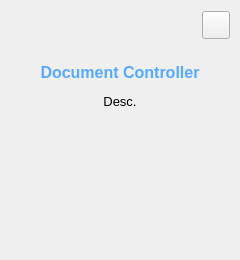
        <widget class="QFrame" name="extraLeftBox">
         <property name="minimumSize">
          <size>
           <width>0</width>
           <height>0</height>
          </size>
         </property>
         <property name="maximumSize">
          <size>
           <width>0</width>
           <height>16777215</height>
          </size>
         </property>
         <property name="frameShape">
          <enum>QFrame::Shape::NoFrame</enum>
         </property>
         <property name="frameShadow">
          <enum>QFrame::Shadow::Raised</enum>
         </property>
         <layout class="QVBoxLayout" name="extraColumLayout">
          <property name="spacing">
           <number>0</number>
          </property>
          <property name="leftMargin">
           <number>0</number>
          </property>
          <property name="topMargin">
           <number>0</number>
          </property>
          <property name="rightMargin">
           <number>0</number>
          </property>
          <property name="bottomMargin">
           <number>0</number>
          </property>
          <item>
           <widget class="QFrame" name="extraTopBg">
            <property name="minimumSize">
             <size>
              <width>0</width>
              <height>50</height>
             </size>
            </property>
            <property name="maximumSize">
             <size>
              <width>16777215</width>
              <height>50</height>
             </size>
            </property>
            <property name="frameShape">
             <enum>QFrame::Shape::NoFrame</enum>
            </property>
            <property name="frameShadow">
             <enum>QFrame::Shadow::Raised</enum>
            </property>
            <layout class="QVBoxLayout" name="verticalLayout_5">
             <property name="spacing">
              <number>0</number>
             </property>
             <property name="leftMargin">
              <number>0</number>
             </property>
             <property name="topMargin">
              <number>0</number>
             </property>
             <property name="rightMargin">
              <number>0</number>
             </property>
             <property name="bottomMargin">
              <number>0</number>
             </property>
             <item>
              <layout class="QGridLayout" name="extraTopLayout">
               <property name="leftMargin">
                <number>10</number>
               </property>
               <property name="rightMargin">
                <number>10</number>
               </property>
               <property name="horizontalSpacing">
                <number>10</number>
               </property>
               <property name="verticalSpacing">
                <number>0</number>
               </property>
               <item row="0" column="1">
                <widget class="QPushButton" name="extraCloseColumnBtn">
                 <property name="minimumSize">
                  <size>
                   <width>28</width>
                   <height>28</height>
                  </size>
                 </property>
                 <property name="maximumSize">
                  <size>
                   <width>28</width>
                   <height>28</height>
                  </size>
                 </property>
                 <property name="cursor">
                  <cursorShape>PointingHandCursor</cursorShape>
                 </property>
                 <property name="toolTip">
                  <string>Close </string>
                 </property>
                 <property name="text">
                  <string/>
                 </property>
                 <property name="icon">
                  <iconset>
                   <normaloff>:/icons/images/icons/icon_close.png</normaloff>:/icons/images/icons/icon_close.png</iconset>
                 </property>
                 <property name="iconSize">
                  <size>
                   <width>20</width>
                   <height>20</height>
                  </size>
                 </property>
                </widget>
               </item>
               <item row="0" column="0">
                <widget class="QLabel" name="extraLabel">
                 <property name="minimumSize">
                  <size>
                   <width>150</width>
                   <height>0</height>
                  </size>
                 </property>
                 <property name="text">
                  <string/>
                 </property>
                </widget>
               </item>
              </layout>
             </item>
            </layout>
           </widget>
          </item>
          <item>
           <widget class="QFrame" name="extraContent">
            <property name="frameShape">
             <enum>QFrame::Shape::NoFrame</enum>
            </property>
            <property name="frameShadow">
             <enum>QFrame::Shadow::Raised</enum>
            </property>
            <layout class="QVBoxLayout" name="verticalLayout_12">
             <property name="spacing">
              <number>0</number>
             </property>
             <property name="leftMargin">
              <number>0</number>
             </property>
             <property name="topMargin">
              <number>0</number>
             </property>
             <property name="rightMargin">
              <number>0</number>
             </property>
             <property name="bottomMargin">
              <number>0</number>
             </property>
             <item alignment="Qt::AlignmentFlag::AlignTop">
              <widget class="QFrame" name="extraTopMenu">
               <property name="frameShape">
                <enum>QFrame::Shape::NoFrame</enum>
               </property>
               <property name="frameShadow">
                <enum>QFrame::Shadow::Raised</enum>
               </property>
               <layout class="QVBoxLayout" name="verticalLayout_11">
                <property name="spacing">
                 <number>0</number>
                </property>
                <property name="leftMargin">
                 <number>0</number>
                </property>
                <property name="topMargin">
                 <number>0</number>
                </property>
                <property name="rightMargin">
                 <number>0</number>
                </property>
                <property name="bottomMargin">
                 <number>0</number>
                </property>
               </layout>
              </widget>
             </item>
             <item>
              <widget class="QFrame" name="extraCenter">
               <property name="frameShape">
                <enum>QFrame::Shape::NoFrame</enum>
               </property>
               <property name="frameShadow">
                <enum>QFrame::Shadow::Raised</enum>
               </property>
               <layout class="QVBoxLayout" name="verticalLayout_10">
                <item>
                 <widget class="QTextEdit" name="textEdit">
                  <property name="minimumSize">
                   <size>
                    <width>222</width>
                    <height>0</height>
                   </size>
                  </property>
                  <property name="styleSheet">
                   <string notr="true">background: transparent;</string>
                  </property>
                  <property name="frameShape">
                   <enum>QFrame::Shape::NoFrame</enum>
                  </property>
                  <property name="readOnly">
                   <bool>true</bool>
                  </property>
                  <property name="html">
                   <string>&lt;!DOCTYPE HTML PUBLIC &quot;-//W3C//DTD HTML 4.0//EN&quot; &quot;http://www.w3.org/TR/REC-html40/strict.dtd&quot;&gt;
&lt;html&gt;&lt;head&gt;&lt;meta name=&quot;qrichtext&quot; content=&quot;1&quot; /&gt;&lt;meta charset=&quot;utf-8&quot; /&gt;&lt;style type=&quot;text/css&quot;&gt;
p, li { white-space: pre-wrap; }
hr { height: 1px; border-width: 0; }
li.unchecked::marker { content: &quot;\2610&quot;; }
li.checked::marker { content: &quot;\2612&quot;; }
&lt;/style&gt;&lt;/head&gt;&lt;body style=&quot; font-family:'Segoe UI'; font-size:10pt; font-weight:400; font-style:normal;&quot;&gt;
&lt;p align=&quot;center&quot; style=&quot; margin-top:12px; margin-bottom:12px; margin-left:0px; margin-right:0px; -qt-block-indent:0; text-indent:0px;&quot;&gt;&lt;span style=&quot; font-size:12pt; font-weight:600; color:#55aaff;&quot;&gt;Document Controller&lt;/span&gt;&lt;/p&gt;
&lt;p align=&quot;center&quot; style=&quot; margin-top:12px; margin-bottom:12px; margin-left:0px; margin-right:0px; -qt-block-indent:0; text-indent:0px;&quot;&gt;Desc.&lt;/p&gt;&lt;/body&gt;&lt;/html&gt;</string>
                  </property>
                 </widget>
                </item>
               </layout>
              </widget>
             </item>
             <item>
              <widget class="QFrame" name="extraBottom">
               <property name="frameShape">
                <enum>QFrame::Shape::NoFrame</enum>
               </property>
               <property name="frameShadow">
                <enum>QFrame::Shadow::Raised</enum>
               </property>
              </widget>
             </item>
            </layout>
           </widget>
          </item>
         </layout>
        </widget>
